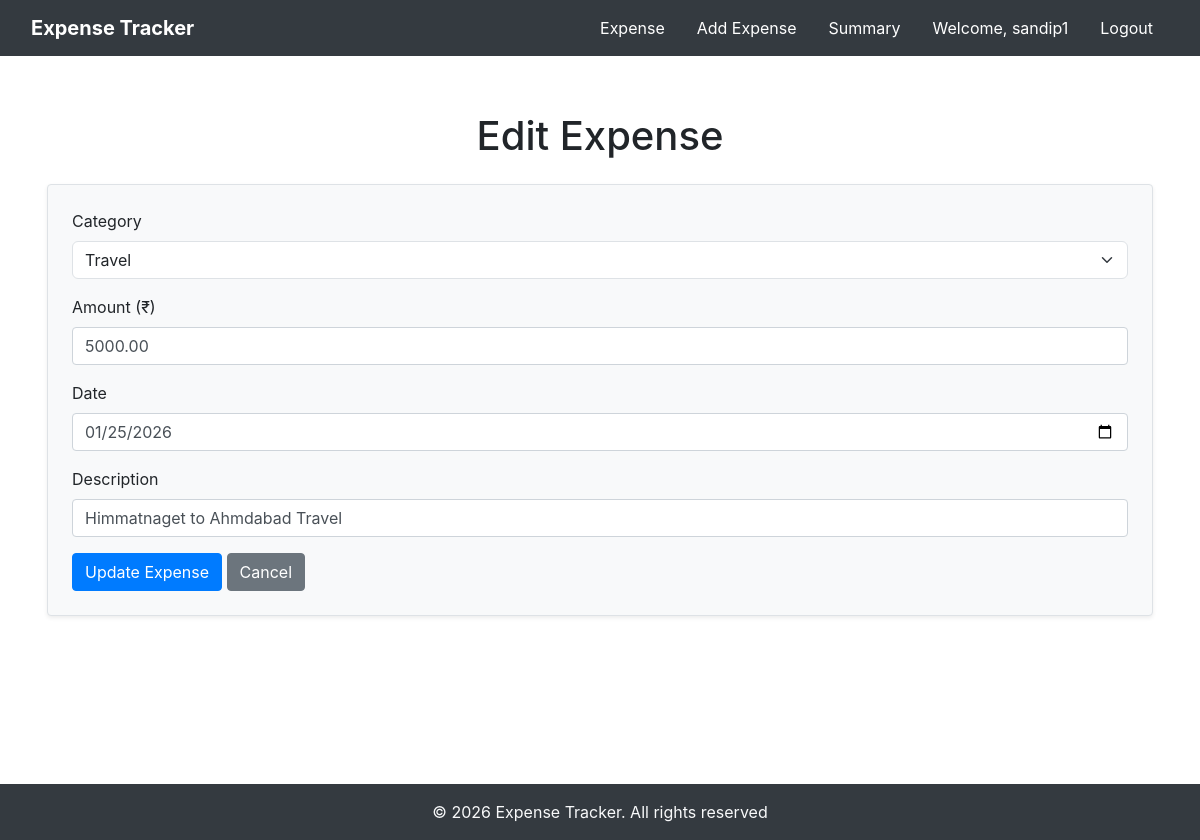
Screenshot of /edit/2/ (signed in) with the database file from the repository.
### expenses/models.py (models this page shows, shortened)
class Expense(models.Model):
    CATEGORY_CHOICES = [
        ('Food', 'Food'),
        ('Travel', 'Travel'),
        ('Bills', 'Bills'),
        ('Others', 'Others'),
    ]
    user = models.ForeignKey(User,on_delete=models.CASCADE,null=True)
    amount = models.DecimalField(max_digits=10, decimal_places=2)
    description = models.CharField(max_length=250)
    category = models.CharField(max_length=20, choices=CATEGORY_CHOICES)
    date = models.DateField(default=timezone.now, blank=True, null=True)  # ✅ manual ya default

### expenses/views.py (the view)
# urls.py: path('edit/<int:expense_id>/',views.edit_expense,name='edit_expense'),
@login_required(redirect_field_name='next',login_url='login')
def edit_expense(request,expense_id):
    expense = get_object_or_404(Expense,id=expense_id)
    if expense.user != request.user:
        messages.error(request, "You can only edit your own expenses.")
        return redirect('expense_list')
    if request.method == 'POST':
        form = ExpenseForm(request.POST,instance=expense)
        if form.is_valid():
            form.save()
            messages.success(request, "Expense updated successfully!")
            return redirect('expense_list')
    else:
        form = ExpenseForm(instance=expense)
    return render(request,'expenses/edit_expense.html',{'form':form})

### expenses/forms.py
class ExpenseForm(forms.ModelForm):
    class Meta:
        model = Expense
        fields = ['amount', 'description', 'category', 'date']
        widgets = {
            'date': forms.DateInput(attrs={'type': 'date'})  # ✅ sirf date picker
        }

### expenses/templates/expenses/edit_expense.html (shortened to what this page needs)
{% extends 'layout.html' %}
{% load widget_tweaks %}
{% block content %}
  <div class="container mt-4" style="height: 80vh;">
    <h1 class="mb-4 text-center">Edit Expense</h1>
    <form method="POST" class="p-4 border rounded shadow-sm bg-light">
      <div class="mb-3">
        <label for="id_category" class="form-label">Category</label>
        {{ form.category|add_class:"form-select" }}
      </div>
      <div class="mb-3">
        <label for="id_amount" class="form-label">Amount (₹)</label>
        {{ form.amount|add_class:"form-control" }}
      </div>
      <div class="mb-3">
        <label for="id_date" class="form-label">Date</label>
        {{ form.date|add_class:"form-control" }}
      </div>
      <div class="mb-3">
        <label for="id_description" class="form-label">Description</label>
        {{ form.description|add_class:"form-control" }}
      </div>
      <button type="submit" class="btn btn-primary">Update Expense</button>
      <a href="{% url 'expense_list' %}" class="btn btn-secondary">Cancel</a>
    </form>
  </div>
{% endblock %}

### expenses/templates/layout.html (shortened to what this page needs)
<!DOCTYPE html>
<html lang="en">
  <head>
    <link href="https://cdn.jsdelivr.net/npm/bootstrap@5.3.7/dist/css/bootstrap.min.css" rel="stylesheet" />
    <link rel="stylesheet" href="https://cdn.jsdelivr.net/npm/bootstrap@4.6.2/dist/css/bootstrap.min.css" />
  </head>
  <body>
    <nav class="navbar navbar-expand-lg bg-dark text-white" data-bs-theme="dark">
      <div class="container-fluid">
        <a class="navbar-brand" href="#" style="font-weight: bold;">Expense Tracker</a>
        <div class="collapse navbar-collapse" id="navbarSupportedContent">
          <ul class="navbar-nav">
            <li class="nav-item mx-2">
              <a class="nav-link active" href="{% url 'expense_list' %}">Expense</a>
            </li>
            <li class="nav-item mx-2">
              <a class="nav-link active" aria-current="page" href="{% url 'add_expense' %}">Add Expense</a>
            </li>
            <li class="nav-item mx-2">
              <a class="nav-link active" href="#">Summary</a>
            </li>
            {% if request.user.is_authenticated %}
              <li class="nav-item mx-2">
                <a class="nav-link active" href="#">Welcome, {{ request.user.username }}</a>
              </li>
              <li class="nav-item mx-2">
                <a class="nav-link active" href="{% url 'logout' %}">Logout</a>
              </li>
            {% endif %}
          </ul>
        </div>
      </div>
    </nav>
    <main>
      {% block content %}
      {% endblock %}
    </main>
    <div class="container-fluid bg-dark text-light" style="position:relative;bottom:0px">
      <p class="text-center mb-0 py-3">
        &copy; {% now 'Y' %} Expense Tracker. All rights reserved
      </p>
    </div>
  </body>
</html>

### expenses/templates/layout.html (style rules this page uses)
main { flex: 1; display: flex; justify-content: center; align-items: center; padding: 2rem; }

### rows the page displays
Expense: category "Travel", amount "5000.00", date "01/25/2026", description "Himmatnaget to Ahmdabad Travel"

### other values shown
{{ request.user.username }} "sandip1"
